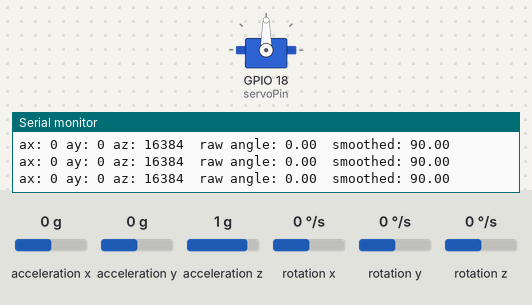
This sketch was run on a simulated ESP32. Shown: servo, the last lines printed to the serial monitor. The test bench sets the inputs (shaded band); at power-on: acceleration y 0 g, acceleration z 1 g, acceleration x 0 g, rotation x 0 °/s, rotation y 0 °/s, rotation z 0 °/s.

Above: at 2.2 s.
2.3 s: acceleration y set to -1.4 g
At 3.7 s:
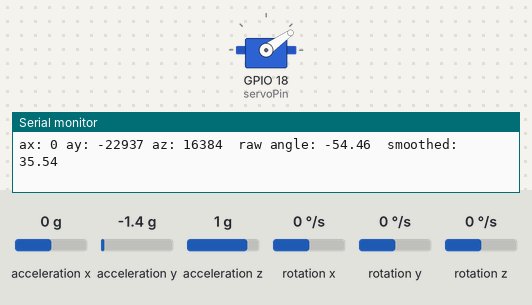
4.0 s: acceleration z set to -1.4 g
At 5.4 s:
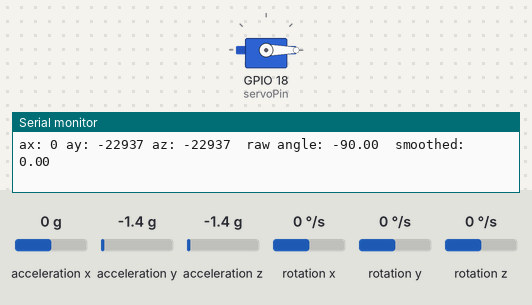
5.7 s: acceleration y set to -0.2 g
7.2 s: acceleration y set to 0.1 g
At 8.6 s:
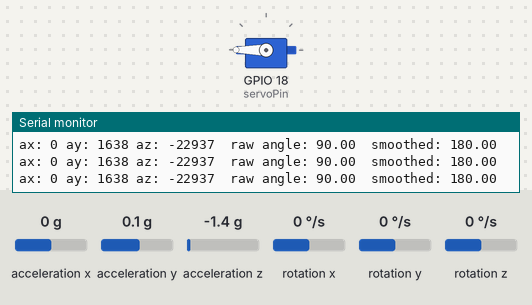
8.9 s: acceleration z set to -0.1 g
10.4 s: acceleration z set to 0.1 g
At 11.4 s:
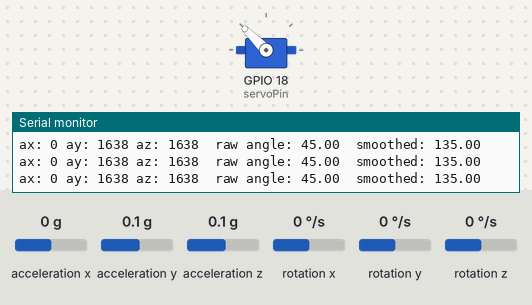
Timing chart, 0 to 13.1 s (numbered marks = the images above; inputs shaded):
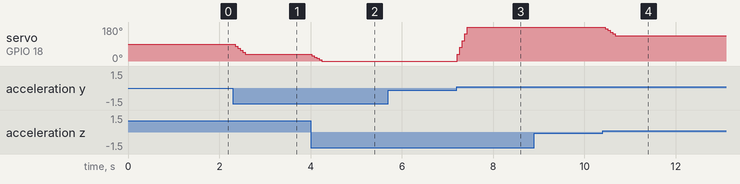

Measured:
- the behaviour switches between -0.1 and 0 g on acceleration y (found by bisection; images 2 and 3)
- the behaviour switches between 0 and 0.1 g on acceleration z (found by bisection; images 3 and 4)
- after the input at 2.3 s, servo on GPIO 18 (servoPin): 90° → 35° after 0.05 s
- after the input at 4.0 s, servo on GPIO 18 (servoPin): 35° → 0° at once
- after the input at 7.2 s, servo on GPIO 18 (servoPin): 0° → 180° at once
- after the input at 10.4 s, servo on GPIO 18 (servoPin): 180° → 135° after 0.05 s

The sketch:

Transmitter_Node.ino
```cpp
// Transmitter_Node.ino
// just testing if this whole idea even works before building the real thing
// 1 esp32, 1 mpu6050, 1 servo, all wired straight to the board, no wireless yet

#include <Wire.h>
#include <MPU6050.h>
#include <ESP32Servo.h>

MPU6050 mpu;
Servo testServo;

int16_t ax, ay, az;
int16_t gx, gy, gz;

int servoPin = 18;
float angle = 90;


float lastAngles[5] = {90, 90, 90, 90, 90};
int avgIndex = 0;

void setup() {
  Serial.begin(115200);
  Wire.begin(21, 22);

  mpu.initialize();

  if (!mpu.testConnection()) {
    Serial.println("mpu not found????? check wiring");
    while (1) {
      // no point going further if the sonsor isnt even connected
    }
  }

  testServo.attach(servoPin);
  testServo.write(90);
  delay(1000);
}

void loop() {
  mpu.getMotion6(&ax, &ay, &az, &gx, &gy, &gz);

  float accAngle = atan2(ay, az) * 180.0 / PI;

  if (accAngle < -90) accAngle = -90;
  if (accAngle > 90) accAngle = 90;

  float shifted = accAngle + 90;

  lastAngles[avgIndex] = shifted;
  avgIndex++;
  if (avgIndex >= 5) avgIndex = 0;

  float sum = 0;
  for (int i = 0; i < 5; i++) {
    sum += lastAngles[i];
  }
  angle = sum / 5;

  testServo.write(angle);

  // Made these so i can see whats going on in serial monitor
  Serial.print("ax: ");
  Serial.print(ax);
  Serial.print(" ay: ");
  Serial.print(ay);
  Serial.print(" az: ");
  Serial.print(az);
  Serial.print("  raw angle: ");
  Serial.print(accAngle);
  Serial.print("  smoothed: ");
  Serial.println(angle);

  delay(50);
}

// notes to self / TODO:
// - Servo still jitters some even with the averaging, might need gyro after all
// - Need to figure out esp-now so this doesnt need to stay wired to my laptop
// - this is only testing ONE joint, real thing needs 6 servos through the pca9685
// - Remove all the serial prints once its actually working, this is just for debugging
// - the atan2 thing only really works right when the arm isnt also rotating on
//   the other axis at the same time, this is probably gonna be a problem later
```
